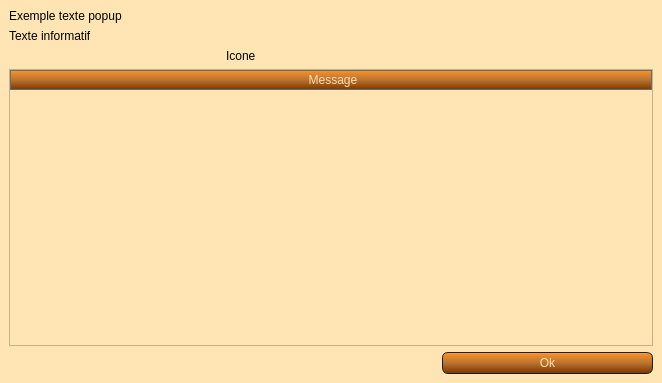
<?xml version="1.0" encoding="UTF-8"?>
<ui version="4.0">
 <class>pop_up</class>
 <widget class="QMainWindow" name="pop_up">
  <property name="geometry">
   <rect>
    <x>0</x>
    <y>0</y>
    <width>662</width>
    <height>383</height>
   </rect>
  </property>
  <property name="windowTitle">
   <string>AssoGestion - AMSE</string>
  </property>
  <property name="styleSheet">
   <string notr="true">QWidget
{
    background-color: #FFE5B4;
}
QLineEdit
{
    background-color: QLinearGradient( x1: 0, y1: 0, x2: 0, y2: 1, stop: 0 #FFDEAD, stop: 0.1 #FAD5A5, stop: 0.5 #F4BB44, stop: 0.9 #FFAC1C, stop: 1 #E49B0F);
    padding: 1px;
    border-style: solid;
    border: 1px solid #1e1e1e;
    border-radius: 5;
}

QPushButton
{
    color: #FFDEAD;
    background-color: QLinearGradient( x1: 0, y1: 0, x2: 0, y2: 1, stop: 0 #FFAC1C, stop: 0.1 #F28C28, stop: 0.5 #B87333, stop: 0.9 #8B4000, stop: 1 #464646);
    border-width: 1px;
    border-color: #1e1e1e;
    border-style: solid;
    border-radius: 6;
    padding: 3px;
    font-size: 12px;
    padding-left: 5px;
    padding-right: 5px;
    min-width: 40px;
}

QPushButton:pressed
{
    background-color: QLinearGradient( x1: 0, y1: 0, x2: 0, y2: 1, stop: 0 #2d2d2d, stop: 0.1 #2b2b2b, stop: 0.5 #292929, stop: 0.9 #282828, stop: 1 #252525);
}

QComboBox
{
	color: #FFDEAD;
    selection-background-color: #FFDEAD;
    background-color: QLinearGradient( x1: 0, y1: 0, x2: 0, y2: 1, stop: 0 #FFAC1C, stop: 0.1 #F28C28, stop: 0.5 #B87333, stop: 0.9 #8B4000, stop: 1 #464646);
    border-style: solid;
    border: 1px solid #1e1e1e;
    border-radius: 5;
}

QComboBox:hover,QPushButton:hover
{
    border: 2px solid QLinearGradient( x1: 0, y1: 0, x2: 0, y2: 1, stop: 0 #FFAC1C, stop: 1 #F28C28);
}


QComboBox:on
{
    padding-top: 3px;
    padding-left: 4px;
    background-color: QLinearGradient( x1: 0, y1: 0, x2: 0, y2: 1, stop: 0 #2d2d2d, stop: 0.1 #2b2b2b, stop: 0.5 #292929, stop: 0.9 #282828, stop: 1 #252525);
    selection-background-color: #ffaa00;
}

QComboBox QAbstractItemView
{
    border: 2px solid darkgray;
    selection-background-color: QLinearGradient( x1: 0, y1: 0, x2: 0, y2: 1, stop: 0 #ffa02f, stop: 1 #d7801a);
}

QComboBox::drop-down
{
     subcontrol-origin: padding;
     subcontrol-position: top right;
     width: 15px;

     border-left-width: 0px;
     border-left-color: darkgray;
     border-left-style: solid; /* just a single line */
     border-top-right-radius: 3px; /* same radius as the QComboBox */
     border-bottom-right-radius: 3px;
 }


QScrollBar:horizontal {
     border: 1px solid #222222;
     background: QLinearGradient( x1: 0, y1: 0, x2: 0, y2: 1, stop: 0.0 #121212, stop: 0.2 #282828, stop: 1 #484848);
     height: 7px;
     margin: 0px 16px 0 16px;
}

QScrollBar::handle:horizontal
{
      background: QLinearGradient( x1: 0, y1: 0, x2: 1, y2: 0, stop: 0 #ffa02f, stop: 0.5 #d7801a, stop: 1 #ffa02f);
      min-height: 20px;
      border-radius: 2px;
}

QScrollBar::add-line:horizontal {
      border: 1px solid #1b1b19;
      border-radius: 2px;
      background: QLinearGradient( x1: 0, y1: 0, x2: 1, y2: 0, stop: 0 #ffa02f, stop: 1 #d7801a);
      width: 14px;
      subcontrol-position: right;
      subcontrol-origin: margin;
}

QScrollBar::sub-line:horizontal {
      border: 1px solid #1b1b19;
      border-radius: 2px;
      background: QLinearGradient( x1: 0, y1: 0, x2: 1, y2: 0, stop: 0 #ffa02f, stop: 1 #d7801a);
      width: 14px;
     subcontrol-position: left;
     subcontrol-origin: margin;
}

QScrollBar::right-arrow:horizontal, QScrollBar::left-arrow:horizontal
{
      border: 1px solid black;
      width: 1px;
      height: 1px;
      background: white;
}

QScrollBar::add-page:horizontal, QScrollBar::sub-page:horizontal
{
      background: none;
}

QScrollBar:vertical
{
      background: QLinearGradient( x1: 0, y1: 0, x2: 1, y2: 0, stop: 0.0 #121212, stop: 0.2 #282828, stop: 1 #484848);
      width: 7px;
      margin: 16px 0 16px 0;
      border: 1px solid #222222;
}

QScrollBar::handle:vertical
{
      background: QLinearGradient( x1: 0, y1: 0, x2: 0, y2: 1, stop: 0 #ffa02f, stop: 0.5 #d7801a, stop: 1 #ffa02f);
      min-height: 20px;
      border-radius: 2px;
}

QScrollBar::add-line:vertical
{
      border: 1px solid #1b1b19;
      border-radius: 2px;
      background: QLinearGradient( x1: 0, y1: 0, x2: 0, y2: 1, stop: 0 #ffa02f, stop: 1 #d7801a);
      height: 14px;
      subcontrol-position: bottom;
      subcontrol-origin: margin;
}

QScrollBar::sub-line:vertical
{
      border: 1px solid #1b1b19;
      border-radius: 2px;
      background: QLinearGradient( x1: 0, y1: 0, x2: 0, y2: 1, stop: 0 #d7801a, stop: 1 #ffa02f);
      height: 14px;
      subcontrol-position: top;
      subcontrol-origin: margin;
}

QScrollBar::up-arrow:vertical, QScrollBar::down-arrow:vertical
{
      border: 1px solid black;
      width: 1px;
      height: 1px;
      background: white;
}


QScrollBar::add-page:vertical, QScrollBar::sub-page:vertical
{
      background: none;
}

QHeaderView::section:horizontal
{
    background-color: QLinearGradient( x1: 0, y1: 0, x2: 0, y2: 1, stop: 0 #FFAC1C, stop: 0.1 #F28C28, stop: 0.5 #B87333, stop: 0.9 #8B4000, stop: 1 #464646);
    color: #FFDEAD;;
    padding-left: 4px;
    border: 1px solid #6c6c6c;
}
QHeaderView::section:vertical
{
    background-color: QLinearGradient( x1: 0, y1: 0, x2: 0, y2: 1, stop: 0 #FFAC1C, stop: 0.1 #F28C28, stop: 0.5 #B87333, stop: 0.9 #8B4000, stop: 1 #464646);
    color: #FFDEAD;;
    padding-left: 4px;
    border: 1px solid #6c6c6c;
}
QTableWidget QTableCornerButton::section {
    background-color: QLinearGradient( x1: 0, y1: 0, x2: 0, y2: 1, stop: 0 #FFAC1C, stop: 0.1 #F28C28, stop: 0.5 #B87333, stop: 0.9 #8B4000, stop: 1 #464646);
}
QTableWidget::item:selected{ background-color: QLinearGradient( x1: 0, y1: 0, x2: 0, y2: 1, stop: 0 #FFDEAD, stop: 0.1 #FAD5A5, stop: 0.5 #F4BB44, stop: 0.9 #FFAC1C, stop: 1 #E49B0F); }

QDateEdit
{
border : 2px solid #E49B0F;
background-color : QLinearGradient( x1: 0, y1: 0, x2: 0, y2: 1, stop: 0 #FFDEAD, stop: 0.1 #FAD5A5, stop: 0.5 #F4BB44, stop: 0.9 #FFAC1C, stop: 1 #E49B0F);;
padding : 5px;
}
QDateEdit::up-arraow
{
border : 2px solid black;
background-color : lightgreen;

}
QDateEdit::down-arrow
{
background-color : #E49B0F;
}

QTabWidget::tab-bar {
   border: 1px solid #E49B0F;
}

QTabBar::tab {
  background: #8B4000;
  color: white;
  padding: 10px;
 }

 QTabBar::tab:selected {
  background: #E49B0F;
 }

QTabWidget::pane { 
   border: none;
}</string>
  </property>
  <widget class="QWidget" name="centralwidget">
   <layout class="QGridLayout" name="gridLayout">
    <item row="6" column="2">
     <widget class="QPushButton" name="button_ok">
      <property name="text">
       <string>Ok</string>
      </property>
     </widget>
    </item>
    <item row="0" column="0" colspan="3">
     <widget class="QLabel" name="label_texte">
      <property name="text">
       <string>Exemple texte popup</string>
      </property>
     </widget>
    </item>
    <item row="2" column="0" colspan="3">
     <widget class="QLabel" name="label_texte_info">
      <property name="text">
       <string>Texte informatif</string>
      </property>
     </widget>
    </item>
    <item row="5" column="0" colspan="3">
     <widget class="QTableWidget" name="tab_error">
      <attribute name="horizontalHeaderStretchLastSection">
       <bool>true</bool>
      </attribute>
      <column>
       <property name="text">
        <string>Message</string>
       </property>
      </column>
     </widget>
    </item>
    <item row="3" column="1">
     <widget class="QLabel" name="label_icone">
      <property name="text">
       <string>Icone</string>
      </property>
     </widget>
    </item>
   </layout>
  </widget>
 </widget>
 <resources/>
 <connections/>
</ui>
